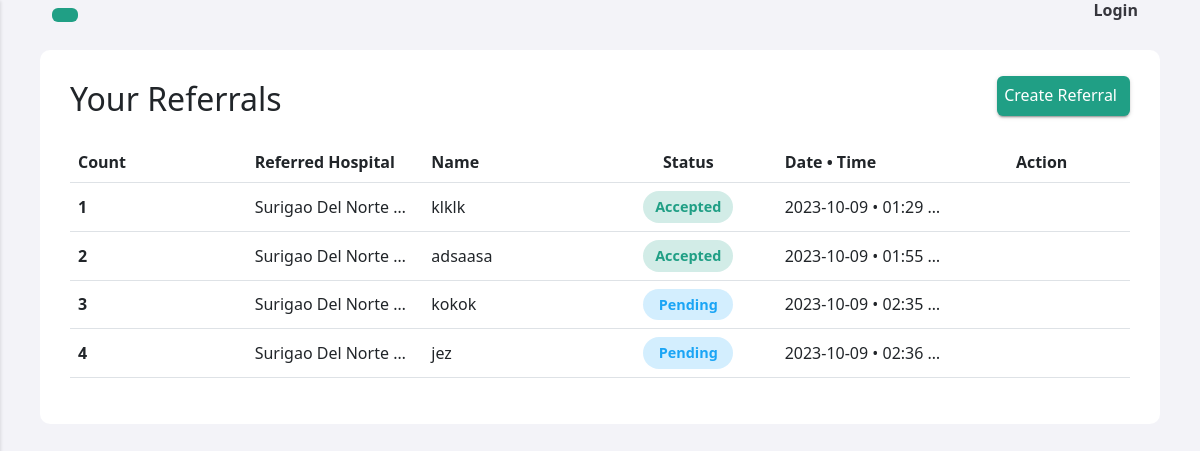
/referrals.php (signed in), run on the app's committed database.
### tables this page shows
CREATE TABLE `referral_forms` (
  `id` int(11) NOT NULL,
  `Name` varchar(255) DEFAULT NULL,
  `Age` varchar(255) DEFAULT NULL,
  `hey` varchar(255) DEFAULT NULL
);

CREATE TABLE `facilities` (
  `fclt_id` int(11) NOT NULL,
  `fclt_name` varchar(255) NOT NULL,
  `fclt_password` varchar(255) NOT NULL,
  `fclt_ref_id` varchar(255) NOT NULL,
  `fclt_type` varchar(255) NOT NULL,
  `fclt_address` varchar(255) NOT NULL,
  `img_url` text NOT NULL
);

CREATE TABLE `referral_records` (
  `id` int(11) NOT NULL,
  `fclt_id` int(11) NOT NULL,
  `rfrrl_id` int(11) NOT NULL,
  `date` varchar(255) NOT NULL,
  `time` varchar(255) NOT NULL,
  `referred_hospital` varchar(255) NOT NULL,
  `status` varchar(255) NOT NULL
);

### includes/referral_functions.inc.php (called while the page is built, shortened)
<?php
include 'dbh.inc.php';
function myReferrals() {
    global $conn, $fclt_id;
    $sql = "SELECT referral_forms.*, referral_records.*, facilities.*
    FROM referral_forms
    INNER JOIN referral_records ON referral_forms.id = referral_records.rfrrl_id
    INNER JOIN facilities ON facilities.fclt_id = referral_records.referred_hospital
    WHERE referral_records.fclt_id = $fclt_id";
    $result = mysqli_query($conn, $sql);
    if ($result) {
        $referrals = mysqli_fetch_all($result, MYSQLI_ASSOC);
        return $referrals;
    } else {
        echo "Error executing query: " . mysqli_error($conn);
    }
    return array();
}

### referrals.php (the view, shortened to what this page needs)
<?php
include_once 'header.php';
include_once 'includes/referral_functions.inc.php';
$displayreferrals = myReferrals() ;
?>
<div class="feed">
<div class="head" id="reload">
<h2 class="left-heading mb-4">Your Referrals</h2>
<?php
if (isset($_SESSION["first_account"])) {
    if ($_SESSION["facility"] == 'Birthing Home' || $_SESSION["facility"] == 'Provincial Hospital') {
        echo '<button type="button" class="right-button btn " data-bs-toggle="modal" data-bs-target="#staticBackdrop"><i class="fi fi-br-plus"></i> Create Referral</button>';
    }
}
?>
</div>
<div id="yourDivId" class="yourDivClass">
<div class="table-responsive">
    <table class="table equal-width-table">
      <thead>
        <tr>
          <th scope="col">Count</th>
          <th scope="col">Referred Hospital</th>
          <th scope="col">Name</th>
          <th scope="col" class="action-column">Status</th>
          <th scope="col">Date • Time</th>
          <th scope="col" class="action-column">Action</th>
        </tr>
      </thead>
      <tbody>
        <?php
        $count = 0;
        foreach ($displayreferrals as $displayreferrals) {
          $count++;
          $rffrl_id = $displayreferrals['rfrrl_id'];
          $rfrrd_hospital = $displayreferrals['fclt_name'];
          $Name = $displayreferrals['Name'];
          $status = $displayreferrals['status'];
          $date = $displayreferrals['date'];
          $time = $displayreferrals['time'];
          echo '<tr>
          <th scope="row">' . $count . '</th>
          <td>' . $rfrrd_hospital . '</td>
          <td>' . $Name . '</td>
          <td class="action-column" id="'.$status.'-column"><p>' . $status . '</p></td>
          <td>' . $date . ' • ' . $time . '</td>
          <td class="action-column">
          <button id="icon-btn" type="button" value="'.$rffrl_id.'" class="viewRecord"><i class="fi fi-rr-eye"></i></button>
          </td>
        </tr>';
        }
        ?>
      </tbody>
    </table>
  </div>
  </div>
  </div>
<?php
include_once 'footer.php'
?>

### css/style.css (style rules this page uses)
body { margin: 0; font-family: -apple-system, BlinkMacSystemFont, "Segoe UI", Roboto, "Helvetica Neue", Arial, "Noto Sans", sans-serif, "Apple Color Emoji", "Segoe UI Emoji", "Segoe UI Symbol", "Noto Color Emoji"; font-size: 1rem; font-weight: 400; line-height: 1.5; color: #212529; text-align: left; background-color: #fff; }
.head { display: flex; justify-content: space-between; align-items: center; }
.feed { background-color: #ffffff; padding: 30px; border-radius: 10px; margin-bottom: 30px; }
.head .btn { margin-top: -30px; background-color: #209f85; color: #fff; text-decoration: none; box-shadow: rgba(0, 0, 0, 0.2) 0 3px 1px -2px, rgba(0, 0, 0, 0.14) 0 2px 2px 0, rgba(0, 0, 0, 0.12) 0 1px 5px 0; }
#icon-btn { color: #5a5a5a; display: flex; border: none; justify-content: center; align-items: center; padding: 0; background: none; }
.equal-width-table { table-layout: fixed; width: 100%; padding: 10px; }
.equal-width-table th, .equal-width-table td { width: 20%; white-space: nowrap; overflow: hidden; text-overflow: ellipsis; vertical-align: middle; }
.action-column { text-align: center; vertical-align: middle; }
.action-column button { display: block; margin: 0 auto; }
.action-column i { margin: 0 auto; height: 20px; width: 40px; border-radius: 10px; }
#Accepted-column p { background-color: rgba(32, 159, 133, 0.2); color: #209f85; width: 90px; font-size: 0.9rem; font-weight: 600; margin: 0 auto; padding: 5px 1px; border-radius: 100px; }
#Pending-column p { background-color: rgba(35, 169, 249, 0.2); color: #1ba5f5; width: 90px; font-weight: 600; font-size: 0.9rem; padding: 5px 1px; margin: 0 auto; border-radius: 100px; }

### data on the page
referral_forms: facilities.fclt_name "Surigao Del Norte P…", Name "klklk", referral_records.status "Accepted", referral_records.date "2023-10-09", referral_records.time "01:29…"
referral_forms: facilities.fclt_name "Surigao Del Norte P…", Name "adsaasa", referral_records.status "Accepted", referral_records.date "2023-10-09", referral_records.time "01:55…"
referral_forms: facilities.fclt_name "Surigao Del Norte P…", Name "kokok", referral_records.status "Pending", referral_records.date "2023-10-09", referral_records.time "02:35…"
referral_forms: facilities.fclt_name "Surigao Del Norte P…", Name "jez", referral_records.status "Pending", referral_records.date "2023-10-09", referral_records.time "02:36…"
